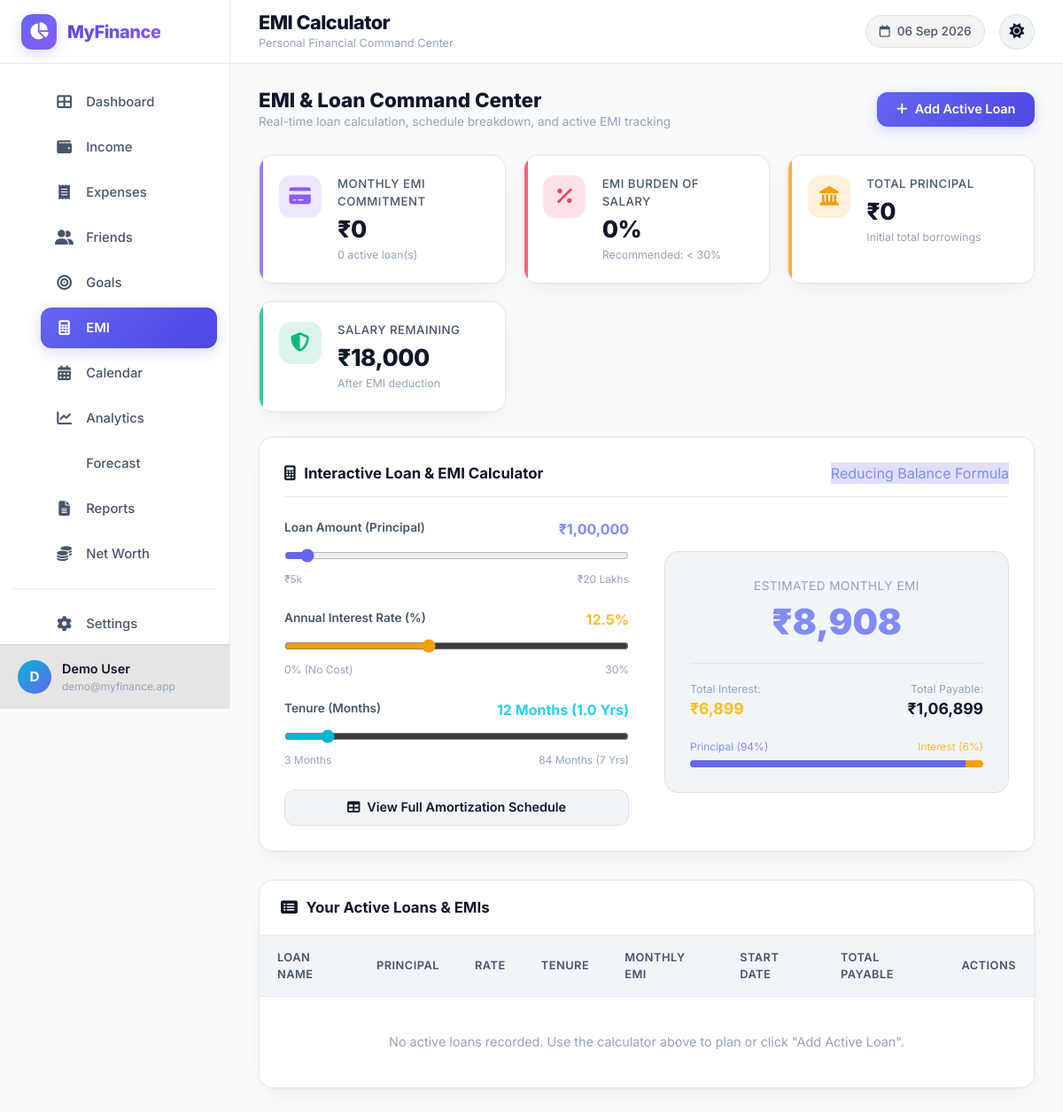
Screenshot of /public/emi.php (signed in) with the database file from the repository.
### tables this page shows
CREATE TABLE `users` (
  `id` INT UNSIGNED NOT NULL AUTO_INCREMENT,
  `name` VARCHAR(100) NOT NULL,
  `email` VARCHAR(150) NOT NULL,
  `password_hash` VARCHAR(255) NOT NULL,
  `avatar` VARCHAR(255) DEFAULT NULL,
  `theme` ENUM('dark','light') DEFAULT 'light',
  `created_at` DATETIME NOT NULL DEFAULT CURRENT_TIMESTAMP,
  `updated_at` DATETIME NOT NULL DEFAULT CURRENT_TIMESTAMP ON UPDATE CURRENT_TIMESTAMP,
  PRIMARY KEY (`id`),
  UNIQUE KEY `uk_email` (`email`)
);

CREATE TABLE `financial_settings` (
  `id` INT UNSIGNED NOT NULL AUTO_INCREMENT,
  `user_id` INT UNSIGNED NOT NULL,
  `salary` DECIMAL(12,2) NOT NULL DEFAULT 18000.00,
  `salary_date` TINYINT UNSIGNED NOT NULL DEFAULT 1,
  `daily_travel_cost` DECIMAL(8,2) NOT NULL DEFAULT 40.00,
  `recharge_amount` DECIMAL(8,2) NOT NULL DEFAULT 349.00,
  `recharge_interval_days` INT UNSIGNED NOT NULL DEFAULT 90,
  `recharge_provider` VARCHAR(100) DEFAULT 'Jio',
  `next_recharge_date` DATE DEFAULT NULL,
  `current_cash` DECIMAL(12,2) NOT NULL DEFAULT 2000.00,
  `bank_balance` DECIMAL(12,2) NOT NULL DEFAULT 0.00,
  `upi_balance` DECIMAL(12,2) NOT NULL DEFAULT 0.00,
  `sunday_holiday` TINYINT(1) NOT NULL DEFAULT 1,
  `second_saturday_holiday` TINYINT(1) NOT NULL DEFAULT 1,
  `fourth_saturday_holiday` TINYINT(1) NOT NULL DEFAULT 1,
  `emi_comfortable_pct` DECIMAL(5,2) DEFAULT 20.00,
  `emi_moderate_pct` DECIMAL(5,2) DEFAULT 30.00,
  `emi_high_pct` DECIMAL(5,2) DEFAULT 40.00,
  `emergency_fund_months` TINYINT UNSIGNED DEFAULT 6,
  `created_at` DATETIME NOT NULL DEFAULT CURRENT_TIMESTAMP,
  `updated_at` DATETIME NOT NULL DEFAULT CURRENT_TIMESTAMP ON UPDATE CURRENT_TIMESTAMP,
  PRIMARY KEY (`id`),
  UNIQUE KEY `uk_user` (`user_id`),
  CONSTRAINT `fk_settings_user` FOREIGN KEY (`user_id`) REFERENCES `users`(`id`) ON DELETE CASCADE
);

### public/emi.php (the view, shortened to what the rows shown need)
<?php
require_once __DIR__ . '/../includes/auth.php';
require_once __DIR__ . '/../includes/functions.php';
$userId = getCurrentUserId();
$settings = getUserSettings($userId);
$salary = (float)$settings['salary'];
$totalActiveEMI = 0;
$totalPrincipalOutstanding = 0;
$emiBurdenPct = $salary > 0 ? round(($totalActiveEMI / $salary) * 100, 1) : 0;
include __DIR__ . '/../includes/header.php';
?>
<div class="page-header-actions">
    <div>
        <h2 style="font-size: 1.4rem; font-weight: 800; margin: 0;">EMI & Loan Command Center</h2>
    </div>
</div>
<div class="overview-grid" style="grid-template-columns: repeat(auto-fit, minmax(220px, 1fr));">
    <div class="stat-card stat-expense" data-animate>
        <div class="stat-content">
            <div class="stat-label">EMI Burden of Salary</div>
            <div class="stat-value"><?= $emiBurdenPct ?>%</div>
            <div class="stat-meta">Recommended: &lt; 30%</div>
        </div>
    </div>
    <div class="stat-card stat-friends" data-animate>
        <div class="stat-content">
            <div class="stat-label">Total Principal</div>
            <div class="stat-value" data-count="<?= $totalPrincipalOutstanding ?>"><?= formatINR($totalPrincipalOutstanding) ?></div>
            <div class="stat-meta">Initial total borrowings</div>
        </div>
    </div>
    <div class="stat-card stat-income" data-animate>
        <div class="stat-content">
            <div class="stat-label">Salary Remaining</div>
            <div class="stat-value" data-count="<?= max(0, $salary - $totalActiveEMI) ?>"><?= formatINR(max(0, $salary - $totalActiveEMI)) ?></div>
            <div class="stat-meta">After EMI deduction</div>
        </div>
    </div>
</div>
<div class="table-card" data-animate>
    <div style="overflow-x: auto;">
        <table class="custom-table">
            <thead>
                <tr>
                    <th>Loan Name</th>
                    <th>Principal</th>
                    <th>Rate</th>
                    <th>Tenure</th>
                    <th>Monthly EMI</th>
                    <th>Start Date</th>
                    <th>Total Payable</th>
                    <th style="text-align: right;">Actions</th>
                </tr>
            </thead>
        </table>
    </div>
</div>
<?php include __DIR__ . '/../includes/footer.php'; ?>

### includes/header.php (shortened to what the rows shown need)
<?php
$currentUser = getCurrentUser();
$userTheme = $_SESSION['user_theme'] ?? 'light';
?>
<!DOCTYPE html>
<html lang="en" data-theme="<?= e($userTheme) ?>">
<head>
    <link href="https://cdn.jsdelivr.net/npm/bootstrap@5.3.3/dist/css/bootstrap.min.css" rel="stylesheet">
    <link href="https://cdnjs.cloudflare.com/ajax/libs/font-awesome/6.5.1/css/all.min.css" rel="stylesheet">
    <link href="../assets/css/style.css" rel="stylesheet">
</head>
<body class="theme-<?= e($userTheme) ?>">
    <div class="app-wrapper" id="appWrapper">
        <aside class="sidebar" id="sidebar">
            <div class="sidebar-footer">
                <div class="user-card">
                    <div class="user-avatar">
                        <?= strtoupper(substr($currentUser['name'] ?? 'U', 0, 1)) ?>
                    </div>
                    <div class="user-info">
                        <div class="user-name"><?= e($currentUser['name'] ?? 'User') ?></div>
                        <div class="user-email"><?= e($currentUser['email'] ?? '') ?></div>
                    </div>
                </div>
            </div>
        </aside>
        <main class="main-content" id="mainContent">
            <header class="top-bar">
                <div class="top-bar-left">
                    <div class="page-title-area">
                        <h1 class="page-title"><?= e(PAGE_TITLE) ?></h1>
                    </div>
                </div>
            </header>
            <div class="content-wrapper">

### rows the page displays
users: name "D", name "Demo User", email "demo@myfinance.app"
financial_settings: salary "0", salary "₹0", formatINR(max(0,$salary-$totalActiveEMI)) "₹18,000"

### other values shown
APP_NAME "MyFinance"
PAGE_TITLE "EMI Calculator"
formatINR($totalActiveEMI) "₹0"
count($loans) "0"
